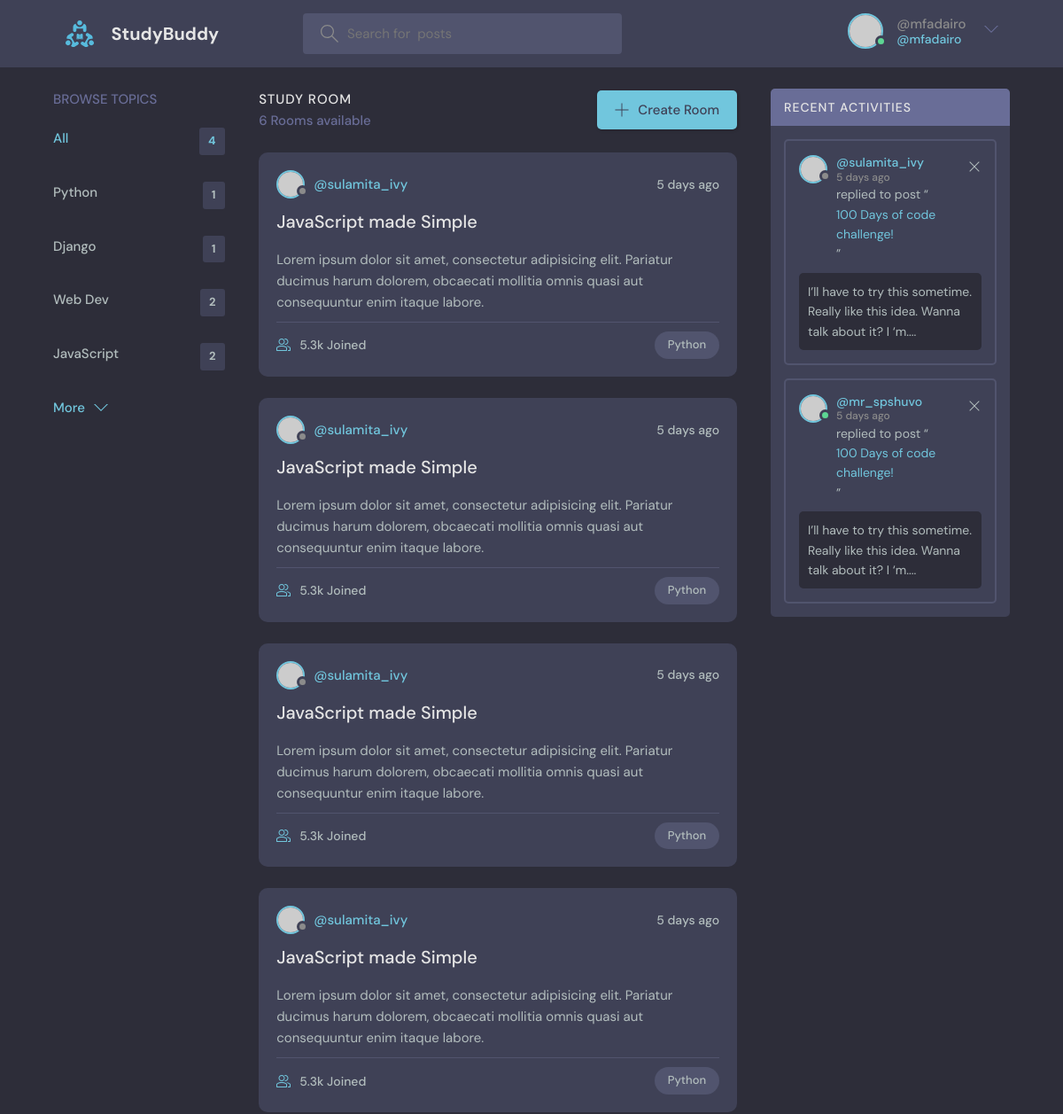
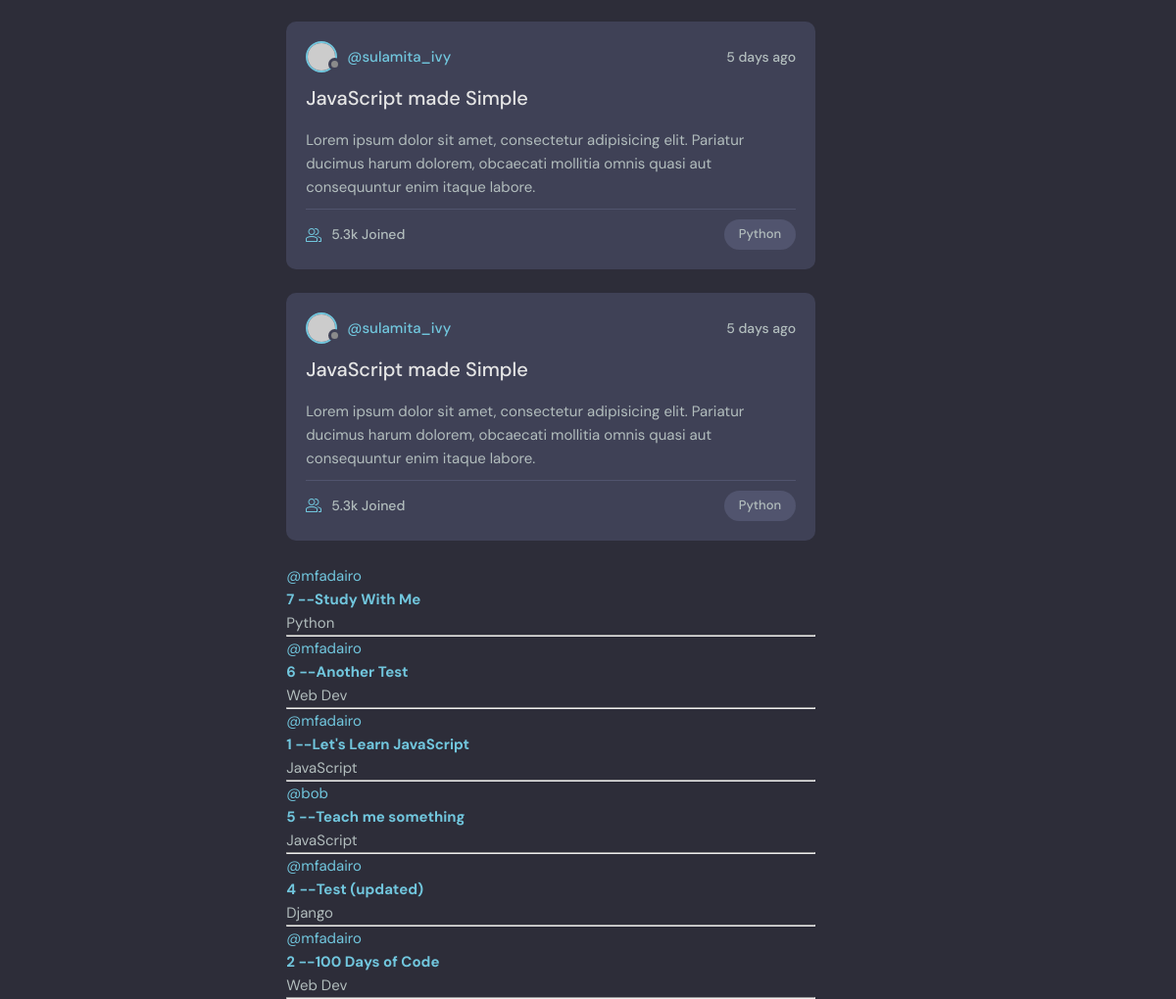
The app's page / (signed in) with its own data (2 pictures, top to bottom).
### base/models.py (models this page shows, shortened)
class Topic(models.Model):
    name = models.CharField(max_length=200)

class Room(models.Model):
    host = models.ForeignKey(User, on_delete=models.SET_NULL, null=True)
    topic = models.ForeignKey(Topic, on_delete=models.SET_NULL, null=True)
    name = models.CharField(max_length=200)
    description = models.TextField(null=True, blank=True)
    participants = models.ManyToManyField(User, related_name='participants', blank=True)
    update = models.DateTimeField(auto_now=True)
    created = models.DateTimeField(auto_now_add=True)
    class Meta:
       ordering = ["-update", "-created"]

### base/views.py (the view)
# urls.py: path('', views.home, name="home"),
def home(request):
    q = request.GET.get('q') if request.GET.get('q') != None else ''
    rooms = Room.objects.filter(
        Q(topic__name__icontains=q) |
        Q(name__icontains=q) |
        Q(description__icontains=q)
        )
    topics = Topic.objects.all()
    rooms_count =rooms.count()
    room_messages = Message.objects.filter(Q(room__topic__name__icontains=q))
    context = {'rooms': rooms, 'topics': topics, 'room_count': rooms_count,
               'room_messages': room_messages}
    return render(request, 'base/home.html', context)

### base/templates/base/home.html (shortened to what this page needs)
{% extends 'main.html' %}
{% block content %}
    <main class="layout layout--3">
      <div class="container">
        {% include 'base/topics_component.html' %}
        <div class="roomList">
          <div class="roomList__header">
            <div>
              <h2>Study Room</h2>
              <p>{{room_count}} Rooms available</p>
            </div>
            <a class="btn btn--main" href="create-room.html">
              <svg version="1.1" xmlns="http://www.w3.org/2000/svg" width="32" height="32" viewBox="0 0 32 32">
                <title>add</title>
                <path
                  d="M16.943 0.943h-1.885v14.115h-14.115v1.885h14.115v14.115h1.885v-14.115h14.115v-1.885h-14.115v-14.115z"
                ></path>
              </svg>
              Create Room
            </a>
          </div>
          {% include  'base/feed_component.html' %}
        </div>
        <div class="activities">
          <div class="activities__header">
            <h2>Recent Activities</h2>
          </div>
          <div class="activities__box">
            <div class="activities__boxHeader roomListRoom__header">
              <a href="profile.html" class="roomListRoom__author">
                <div class="avatar avatar--small">
                  <img src="https://randomuser.me/api/portraits/women/11.jpg" />
                </div>
                <p>
                  @sulamita_ivy
                  <span>5 days ago</span>
                </p>
              </a>
              <div class="roomListRoom__actions">
                <a href="#">
                  <svg version="1.1" xmlns="http://www.w3.org/2000/svg" width="32" height="32" viewBox="0 0 32 32">
                    <title>remove</title>
                    <path
                      d="M27.314 6.019l-1.333-1.333-9.98 9.981-9.981-9.981-1.333 1.333 9.981 9.981-9.981 9.98 1.333 1.333 9.981-9.98 9.98 9.98 1.333-1.333-9.98-9.98 9.98-9.981z"
                    ></path>
                  </svg>
                </a>
              </div>
            </div>
            <div class="activities__boxContent">
              <p>replied to post “<a href="room.html">100 Days of code challenge!</a>”</p>
              <div class="activities__boxRoomContent">
                I’ll have to try this sometime. Really like this idea. Wanna talk about it? I ‘m....
              </div>
            </div>
          </div>
          <div class="activities__box">
            <div class="activities__boxHeader roomListRoom__header">
              <a href="profile.html" class="roomListRoom__author">
                <div class="avatar avatar--small active">
                  <img src="https://randomuser.me/api/portraits/men/13.jpg" />
                </div>
                <p>
                  @mr_spshuvo
                  <span>5 days ago</span>
                </p>
              </a>
              <div class="roomListRoom__actions">
                <a href="#">
                  <svg version="1.1" xmlns="http://www.w3.org/2000/svg" width="32" height="32" viewBox="0 0 32 32">
                    <title>remove</title>
                    <path
                      d="M27.314 6.019l-1.333-1.333-9.98 9.981-9.981-9.981-1.333 1.333 9.981 9.981-9.981 9.98 1.333 1.333 9.981-9.98 9.98 9.98 1.333-1.333-9.98-9.98 9.98-9.981z"
                    ></path>
                  </svg>
                </a>
              </div>
            </div>
            <div class="activities__boxContent">
              <p>replied to post “<a href="room.html">100 Days of code challenge!</a>”</p>
              <div class="activities__boxRoomContent">
                I’ll have to try this sometime. Really like this idea. Wanna talk about it? I ‘m....
              </div>
            </div>
          </div>
        </div>
      </div>
    </main>
{% endblock %}

### templates/navbar.html (shortened to what this page needs)
{% load static %}
<header class="header header--loggedIn">
    <div class="container">
      <a href="{% url 'home' %}" class="header__logo">
        <img src="{% static 'images/logo.svg' %}" />
        <h1>StudyBuddy</h1>
      </a>
      <form class="header__search" method="GET" action="{% url 'home' %}" >
        <label>
          <input name="q" placeholder="Search for  posts" />
        </label>
      </form>
      <nav class="header__menu">
        {% if request.user.is_authenticated %}
        <div class="header__user">
          <a href="profile.html">
            <div class="avatar avatar--medium active">
              <img src="https://randomuser.me/api/portraits/men/37.jpg" />
            </div>
            <p>@{{request.user.username}} <span>@{{request.user.username}}</span></p>
          </a>
          <button class="dropdown-button">
            <svg version="1.1" xmlns="http://www.w3.org/2000/svg" width="32" height="32" viewBox="0 0 32 32">
              <title>chevron-down</title>
              <path d="M16 21l-13-13h-3l16 16 16-16h-3l-13 13z"></path>
            </svg>
          </button>
        </div>
        {% else %}
        <a href="{% url 'login' %}">
          <img src="{% static 'images/avatar.svg' %}" />
          <p>Login</p>
        </a>
        {% endif %}
      </nav>
    </div>
  </header>

### base/templates/base/topics_component.html
<div class="topics">
    <div class="topics__header">
      <h2>Browse Topics</h2>
    </div>
    <ul class="topics__list">
      <li>
        <a href="{% url 'home' %}" class="active">All <span>{{topics.count}}</span></a>
      </li>
      {% for topic in topics %}
      <li>
        <a href="{% url 'home' %}?q={{topic.name}}">{{topic.name}} <span>{{topic.room_set.all.count}}</span></a>
      </li>
      {% endfor %}
    </ul>
    <a class="btn btn--link" href="topics.html">
      More
      <svg version="1.1" xmlns="http://www.w3.org/2000/svg" width="32" height="32" viewBox="0 0 32 32">
        <title>chevron-down</title>
        <path d="M16 21l-13-13h-3l16 16 16-16h-3l-13 13z"></path>
      </svg>
    </a>
  </div>

### base/templates/base/feed_component.html (shortened to what this page needs)
{% for room in rooms %}
<div class="roomListRoom">
    <div class="roomListRoom__header">
      <a href="profile.html" class="roomListRoom__author">
        <div class="avatar avatar--small">
          <img src="https://randomuser.me/api/portraits/women/11.jpg" />
        </div>
        <span>@sulamita_ivy</span>
      </a>
      <div class="roomListRoom__actions">
        <span>5 days ago</span>
      </div>
    </div>
    <div class="roomListRoom__content">
      <a href="room.html">JavaScript made Simple</a>
      <p>
        Lorem ipsum dolor sit amet, consectetur adipisicing elit. Pariatur ducimus harum dolorem, obcaecati
        mollitia omnis quasi aut consequuntur enim itaque labore.
      </p>
    </div>
    <div class="roomListRoom__meta">
      <a href="room.html" class="roomListRoom__joined">
        5.3k Joined
      </a>
      <p class="roomListRoom__topic">Python</p>
    </div>
  </div>
{% endfor %}
    {% for room in rooms %}
        <div>
            <a href="{% url 'user-profile' room.host.id %}">@{{room.host.username}}</a>
            <a><h5>{{room.id}} -- <a href="{% url 'room' room.id %}">{{room.name}}</a></h5>
            <small>{{room.topic.name}}</small>
            <hr>
        </div>
    {% endfor %}

### records on screen
Topic: name "Python", room_set.all.count "1"
Topic: name "Django", room_set.all.count "1"
Topic: name "Web Dev", room_set.all.count "2"
Topic: name "JavaScript", room_set.all.count "2"
Room: host.username "mfadairo", id "7", name "Study With Me", topic.name "Python"
Room: host.username "mfadairo", id "6", name "Another Test", topic.name "Web Dev"
Room: host.username "mfadairo", id "1", name "Let's Learn JavaScript", topic.name "JavaScript"
Room: host.username "bob", id "5", name "Teach me something", topic.name "JavaScript"
Room: host.username "mfadairo", id "4", name "Test (updated)", topic.name "Django"
Room: host.username "mfadairo", id "2", name "100 Days of Code", topic.name "Web Dev"

### other values on screen
{{ request.user.username }} "mfadairo"
{{ topics.count }} "4"
{{ room_count }} "6"
